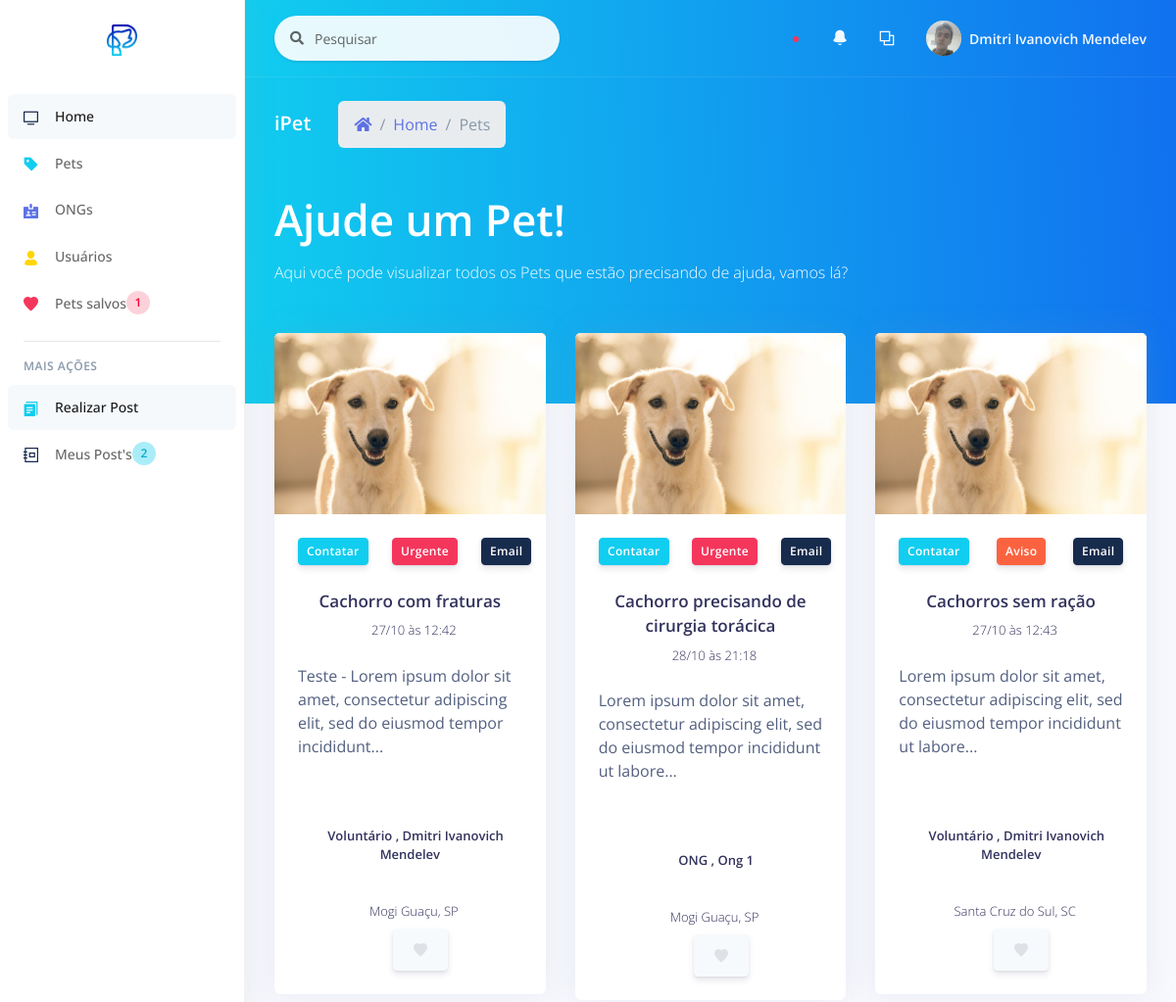
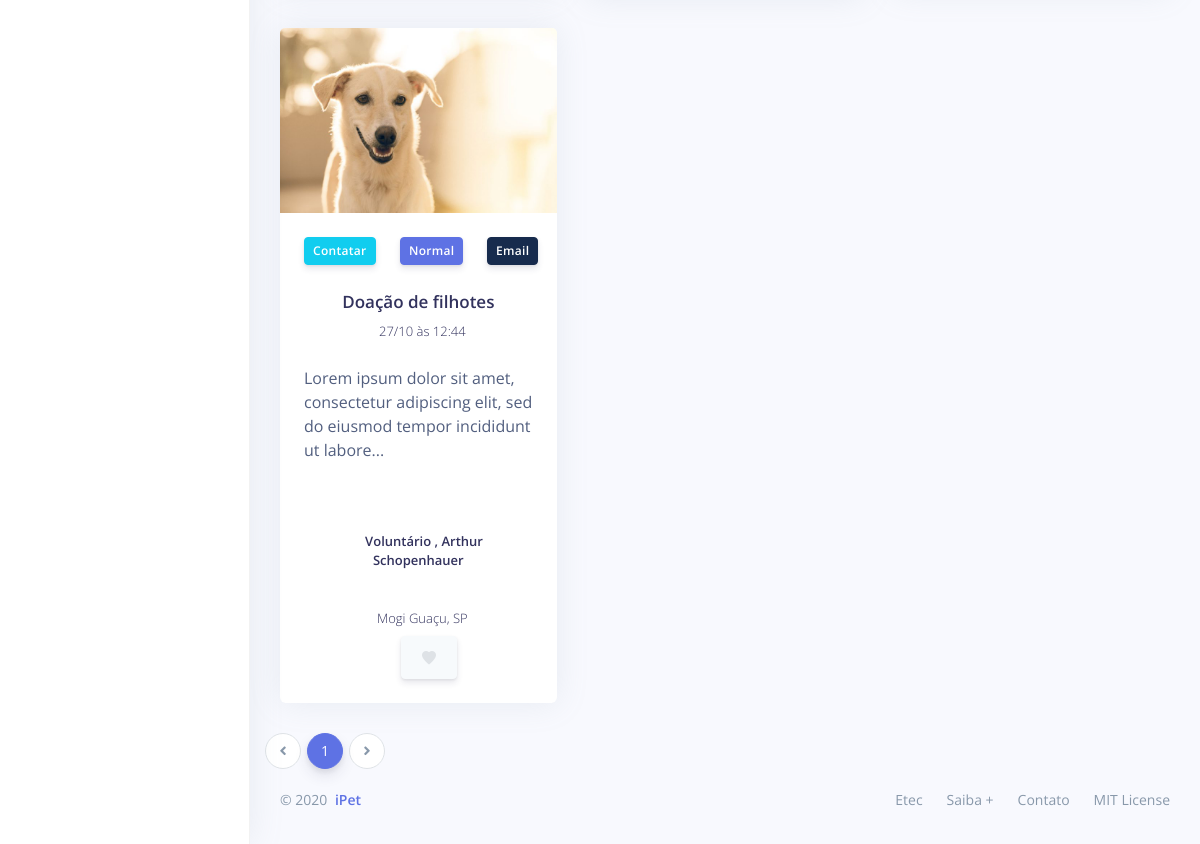
Page /_site/_user/list/list_pets.php (signed in) on the committed database (2 pictures, top to bottom).
### tables this page shows
CREATE TABLE `post` (
  `id_post` int(11) NOT NULL,
  `id_author` varchar(11) NOT NULL,
  `cpf_author` varchar(20) NOT NULL,
  `ranking_author` int(11) NOT NULL,
  `author` varchar(100) NOT NULL,
  `city_author` varchar(100) NOT NULL,
  `uf` varchar(2) NOT NULL,
  `title` varchar(100) NOT NULL,
  `text` text NOT NULL,
  `telephone` varchar(30) NOT NULL,
  `email` varchar(100) NOT NULL,
  `instagram` varchar(100) DEFAULT NULL,
  `type` int(11) NOT NULL,
  `created_at` varchar(20) NOT NULL,
  `image` varchar(100) NOT NULL,
  `image_author` varchar(100) NOT NULL
);

### _site/_user/list/list_pets.php (the view, shortened to what this page needs)
<?php
include_once('../../controller/connect.php');
?>
<!DOCTYPE html>
<html>
<head>
  <?php
    include_once "../../assets/components/styles.php";
  ?>
</head>
<body>
  <?php
    include_once "../components/sidenav.php";
  ?>
  <div class="main-content" id="panel">
    <?php
      include_once "../components/top_nav.php";
    ?>
    <div class="header bg-gradient-info pb-6">
      <div class="container-fluid">
        <div class="header-body">
          <div class="row align-items-center py-4">
            <div class="col-lg-6 col-7">
              <h6 class="h2 text-white d-inline-block mb-0">iPet</h6>
              <nav aria-label="breadcrumb" class="d-none d-md-inline-block ml-md-4">
                <ol class="breadcrumb breadcrumb-links breadcrumb-dark">
                  <li class="breadcrumb-item"><a href="<?= BASE . '_site/_user/home.php'; ?>"><i class="fas fa-home"></i></a></li>
                  <li class="breadcrumb-item"><a href="<?= BASE . '_site/_user/home.php'; ?>">Home</a></li>
                  <li class="breadcrumb-item active" aria-current="page">Pets</li>
                </ol>
              </nav>
            </div>
          </div>
          <div class="row">
            <div class="col">
            <h1 class="display-2 text-white">Ajude um Pet!</h1>
            <p class="text-white mt-0 mb-5">Aqui você pode visualizar todos os Pets que estão precisando de ajuda, vamos lá?</p>
            </div>
          </div>
        </div>
      </div>
    </div>
    <div class="container-fluid mt--6">
                <?php
                  $num_page_itens = 9;
                  $page = (isset($_GET['page']))? $_GET['page'] : 1;
                  $sql_num_post = "SELECT * FROM post";
                  $res_num_post = mysqli_query($con, $sql_num_post);
                  $init = ($num_page_itens*$page)-$num_page_itens;
                  $sql_post = "SELECT * FROM post ORDER BY type DESC LIMIT $init, $num_page_itens";
                  $res_post = mysqli_query($con, $sql_post);
                  $array_post = mysqli_fetch_assoc($res_post);
                  $quanty_posts = mysqli_num_rows($res_num_post);
                  $num_pages = ceil($quanty_posts/$num_page_itens);
                ?>
      <div class="row">
      <?php
        if($quanty_posts):
        do{
      ?>
        <div class="col-xl-4 order-xl-2">
          <div class="card card-profile">
            <img src="<?= PUBLICO . 'img/posts/' . $array_post['image']; ?>" alt="Imagem de perfil" class="card-img-top">
            <div class="card-header text-center border-0 pt-8 pt-md-4 pb-0 pb-md-4">
              <div class="d-flex justify-content-between">
                <button type="button" data-toggle="modal" class="btn btn-sm btn-info  mr-4" data-target="#modalContatar<?= $array_post['id_post']; ?>">Contatar</button>
                <button type="button" data-toggle="modal" class="btn btn-sm btn-<?php
                  if($array_post['type'] == 3){
                    echo "danger";
                  } elseif ($array_post['type'] == 2) {
                    echo "warning";
                  } else{
                    echo "primary";
                  }
                ?>  mr-4" data-target="<?php
                if($array_post['type'] == 3){
                  echo "#modal-notification-danger" . $array_post['id_post'];
                } elseif ($array_post['type'] == 2) {
                  echo "#modal-notification-warning" . $array_post['id_post'];
                } else{
                  echo "#modal-notification-primary" . $array_post['id_post'];
                }
              ?>
                ">
                <?php
                  if($array_post['type'] == 3){
                    echo "Urgente";
                  } elseif ($array_post['type'] == 2) {
                    echo "Aviso";
                  } else{
                    echo "Normal";
                  }
                ?>
                </button>
                <button type="button" data-toggle="modal" class="btn btn-sm btn-default float-right" data-target="#modalEmail<?= $array_post['id_post']; ?>">Email</button>
              </div>
            </div>
            <div class="card-body pt-0">
              <div class="text-center">
                <h5 class="h3">
                  <?= $array_post['title']; ?>
                </h5>
                <div class="h5 font-weight-300">
                <?php
                $date = date_create($array_post['created_at']);
                ?>
                  <i class="ni location_pin mr-2"></i><?= date_format($date, 'd/m') . " às " . date_format($date, 'H:i') ?>
                </div>
              </div>
              <div class="row">
                <div class="col">
                  <div class="card-profile-stats d-flex">
                  <?php
                  $string = strip_tags($array_post['text']);
                  if (strlen($string) > 100) {
                      $stringCut = substr($string, 0, 100);
                      $endPoint = strrpos($stringCut, ' ');
                      $string = $endPoint? substr($stringCut, 0, $endPoint) : substr($stringCut, 0);
                      $string .= '...';
                  }
                  echo $string;
                  ?>
                  </div>
                </div>
              </div>
              <div class="row">
                <div class="col">
                  <div class="card-profile-stats d-flex justify-content-center">
                  <div class="h5 mt-4">
                  <?php
                    if($array_post['ranking_author'] == 1){
                      echo "Voluntário";
                    } elseif ($array_post['ranking_author'] == 2) {
                      echo "ONG";
                    } elseif ($array_post['ranking_author'] == 3) {
                      echo "Administrador";
                    } else {
                      echo "Oops, ocorreu um erro...";
                    }
                  ?> , <?= $array_post['author']; ?>
                  </div>
                  </div>
                </div>
              </div>
              <div>
                  <div class="text-center">
                  <div class="h5 font-weight-300">
                    <i class="ni location_pin mr-2"></i><?= $array_post['city_author'] . ", " . $array_post['uf']; ?>
                  </div>
                  </div>
                </div>
              <div class="row justify-content-center">
                <div class="col col-lg-3 order-lg-2">
                  <button class="btn btn-icon btn-secondary" type="button">
                    <a href="<?= BASE . '_site/_user/edit/edit_fav_set.php?id=' . $array_post['id_post']; ?>"><span class="btn-inner--icon">
                      <?= "<a href='" . BASE . "_site/_user/edit/edit_fav_set.php?id=" . $array_post['id_post'] . "' ><span class='btn-inner--icon'><i class='ni ni-favourite-28' style='color: #dee2e6;'></i></span></a>";?>
                  </button>
                </div>
              </div>
            </div>
          </div>
        </div>
      <?php
        } while($array_post = mysqli_fetch_assoc($res_post));
      ?>
      </div>
      <div class="row">
      <nav aria-label="...">
                    <ul class="pagination">
                      <li class="page-item">
                        <a class="page-link" href="list_pets.php?page=<?php if($page==1){ echo 1;}else{echo $page-1;};?>" tabindex="-1">
                          <i class="fa fa-angle-left"></i>
                        </a>
                      </li>
                      <?php
                        for($i=1;$i<$num_pages+1;$i++){
                          $current = "";
                          if($page == $i){
                            $current = "active";
                          }
                      ?>
                      <li class="page-item <?= $current; ?>"><a class="page-link" href="list_pets.php?page=<?= $i; ?>"><?= $i; ?></a></li>
                      <?php }?>
                      <li class="page-item">
                        <a class="page-link" href="list_pets.php?page=<?php if($page<$num_pages){ echo $page+1;}else{echo $page;};?>">
                          <i class="fa fa-angle-right"></i>
                        </a>
                      </li>
                    </ul>
              </nav>
      </div>
      <?php endif; ?>
      <?php
        include_once "../../assets/components/footer.php";
      ?>
    </div>
  </div>
</body>
</html>

### rows in the picture
post: image (picture), type "Urgente", title "Cachorro com fraturas", created_at "27/10", created_at "12:42", text "Teste - Lorem ipsum dolor sit amet, consectetur adipiscing elit, sed do eiusmod tempor incididunt...", ranking_author "Voluntário", author "Dmitri Ivanovich Mendelev", city_author "Mogi Guaçu", uf "SP"
post: image (picture), type "Urgente", title "Cachorro precisando de cirurgia torácica", created_at "28/10", created_at "21:18", text "Lorem ipsum dolor sit amet, consectetur adipiscing elit, sed do eiusmod tempor incididunt ut labore...", ranking_author "ONG", author "Ong 1", city_author "Mogi Guaçu", uf "SP"
post: image (picture), type "Aviso", title "Cachorros sem ração", created_at "27/10", created_at "12:43", text "Lorem ipsum dolor sit amet, consectetur adipiscing elit, sed do eiusmod tempor incididunt ut labore...", ranking_author "Voluntário", author "Dmitri Ivanovich Mendelev", city_author "Santa Cruz do Sul", uf "SC"
post: image (picture), type "Normal", title "Doação de filhotes", created_at "27/10", created_at "12:44", text "Lorem ipsum dolor sit amet, consectetur adipiscing elit, sed do eiusmod tempor incididunt ut labore...", ranking_author "Voluntário", author "Arthur Schopenhauer", city_author "Mogi Guaçu", uf "SP"

### other values in the picture
$count_favorite "1"
$count_post "2"
$_SESSION['name'] "Dmitri Ivanovich Mendelev"
